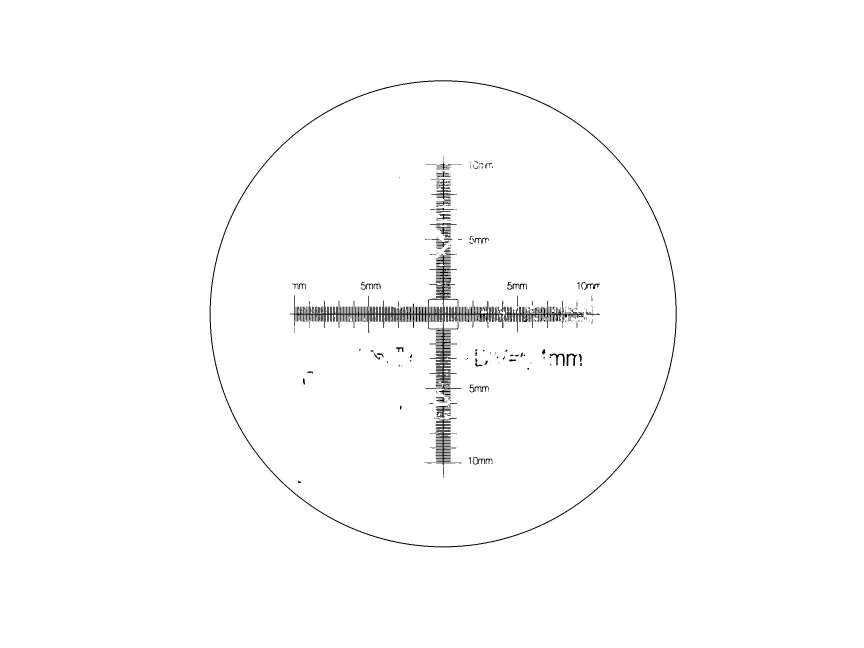
#> input picture ruler.jpg, 2592 x 1944 px (shown at 1/3 size)
$ python PanImgPtSel_zoom.py
#> lines starting #> are read from the running program, lines starting #| are printed output that depends on the picture
import cv2
import numpy as np
import pickle

sel_pts = []
ctr = 0
CalibrationInfo = []
CalibrationImagePoints = []

# Define the zoom factor
zoom_factor = 1.0

def on_mouse_event(event, x, y, flags, param):
    global sel_pts, ctr, zoom_factor, xoff, yoff, img, imgS, OLCHimg

    # Adjust mouse coordinates for zoom and offset
    x_adjusted = int((x) / zoom_factor)
    y_adjusted = int((y) / zoom_factor)
    # restart from here
    if event == cv2.EVENT_LBUTTONDBLCLK:
        sel_pts.append([int(((x) / zoom_factor)+xoff), int(((y) / zoom_factor)+yoff)])  # Store the coordinates of the clicked point
        cv2.circle(imgS, (x_adjusted, y_adjusted), 2, (0, 0, 255), -1)  # Draw a red dot at the clicked position

    if event == cv2.EVENT_MOUSEWHEEL:
        # Scroll up event
        if flags > 0:
            zoom_factor += 0.1  # Increase zoom factor
        # Scroll down event
        else:
            zoom_factor = max(0.1, zoom_factor - 0.1)  # Decrease zoom factor, but ensure it doesn't go below 0.1


fname = './ruler.jpg'
img = cv2.imread(fname)
#> img is the input picture: shape (1944, 2592, 3); min 0, max 255, mean 252.1
img1 = cv2.imread(fname)

gray = cv2.cvtColor(img, cv2.COLOR_BGR2GRAY)
gray = cv2.medianBlur(gray, 5)

rows = gray.shape[0]
#> rows = 1944

circles = cv2.HoughCircles(gray, cv2.HOUGH_GRADIENT, 1, rows / 8, param1=10, param2=30, minRadius=500, maxRadius=1200)
#> circles = 14 rows, first 8: [1328.5, 941.5, 697.8], [1328.5, 5.5, 958], [1346.5, 1939.5, 1018.5], [2438.5, 949.5, 1134.4], [244.5, 925.5, 1107], [1329.5, 1688.5, 767.7], [2007.5, 941.5, 706], [1314.5, 685.5, 952.9]

OLimg = cv2.circle(img, (int(circles[0, 0, 0]), int(circles[0, 0, 1])), int(circles[0, 0, 2]), (0, 0, 255), 1)
OLimgc1 = cv2.circle(img1, (int(circles[0, 0, 0]), int(circles[0, 0, 1])), int(circles[0, 0, 2]), (0, 0, 255), 1)
OLCHimg = cv2.line(OLimg, (int(circles[0, 0, 0]), 0), (int(circles[0, 0, 0]), img.shape[0]), (0, 0, 255), 3)
OLCHimg = cv2.line(OLCHimg, (0, int(circles[0, 0, 1])), (img.shape[1], int(circles[0, 0, 1])), (0, 0, 255), 3)
OLCHimg = cv2.line(OLimg, (int(img.shape[1] / 2), 0), (int(img.shape[1] / 2), img.shape[0]), (0, 255, 0), 3)
OLCHimg = cv2.line(OLCHimg, (0, int(img.shape[0] / 2)), (img.shape[1], int(img.shape[0] / 2)), (0, 255, 0), 3)
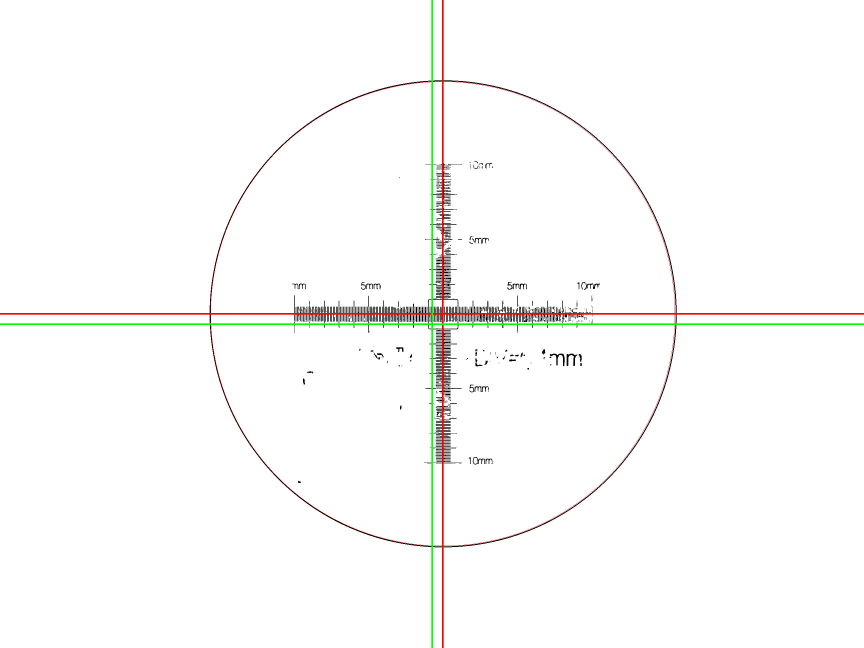
#> OLCHimg: shape (1944, 2592, 3) (shown at 1/3 size); mean B, G, R 250, 251.2, 251.3

cv2.namedWindow('Select Scale Points', cv2.WINDOW_AUTOSIZE)
cv2.setMouseCallback('Select Scale Points', on_mouse_event)

xoff = 0
yoff = 0
panstep = 10
zoom_factor = 1.0

while True:

    if yoff < 0:
        yoff = 0
    elif yoff > img.shape[1]:
        yoff = img.shape[1] - panstep
    if xoff < 0:
        xoff = 0
    elif xoff > img.shape[0]:
        yoff = img.shape[1] - panstep

    imgS = OLCHimg[yoff:, xoff:]

    #imgS_resized = cv2.resize(imgS, (int(imgS.shape[1] * zoom_factor), int(imgS.shape[0] * zoom_factor)))

    cv2.resize
    key = cv2.waitKey(20)
#> (key Esc is pressed here)
    if key == 119:  # 'w'
        yoff -= panstep
    elif key == 115:  # 's'
        yoff += panstep
    elif key == 97:  # 'a'
        xoff -= panstep
    elif key == 100:  # 'd'
        xoff += panstep
    elif key & 0xFF == 27:  # Escape key
        break

    imgS_resized = cv2.resize(imgS, None, fx=zoom_factor, fy=zoom_factor)
    #print(zoom_factor)
    # Display the resized image
    cv2.imshow('Select Scale Points', imgS_resized)

    # Call the mouse event handler with adjusted coordinates
    cv2.setMouseCallback('Select Scale Points', on_mouse_event)

cv2.destroyAllWindows()


img_pts = np.zeros(shape=(41,2))
# IndexError: List index out of range
for ctr in range (0,41):
    if ctr < 21:
#> (the run stopped early here; a loop or call above may not have finished)
